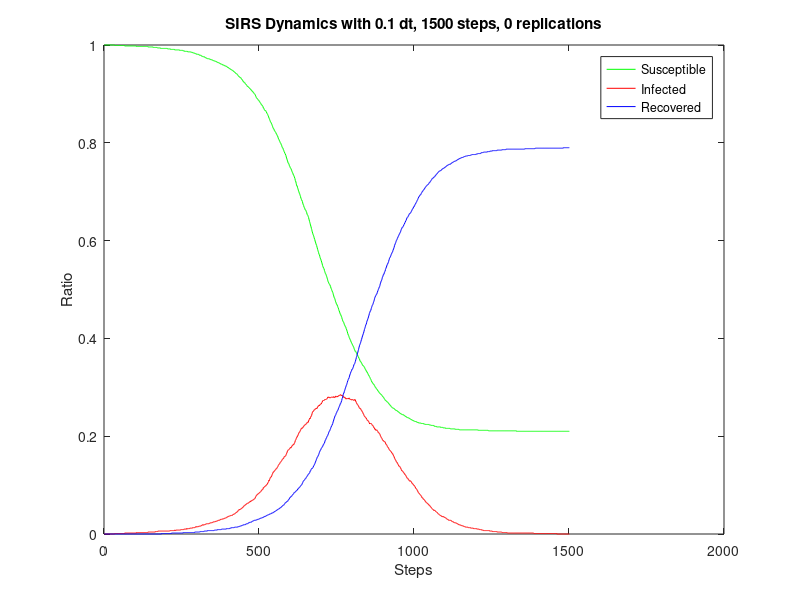

Reproduce this figure in MATLAB.
steps = 1500;
dt = 0.1;
replications = 0;
dynamics = [
1.000,0.000,0.000;
1.000,0.000,0.000;
1.000,0.000,0.000;
1.000,0.000,0.000;
1.000,0.000,0.000;
1.000,0.000,0.000;
1.000,0.000,0.000;
1.000,0.000,0.000;
1.000,0.000,0.000;
1.000,0.000,0.000;
1.000,0.000,0.000;
1.000,0.000,0.000;
1.000,0.000,0.000;
1.000,0.000,0.000;
1.000,0.000,0.000;
1.000,0.000,0.000;
1.000,0.000,0.000;
1.000,0.000,0.000;
1.000,0.000,0.000;
1.000,0.000,0.000;
1.000,0.000,0.000;
1.000,0.000,0.000;
1.000,0.000,0.000;
1.000,0.000,0.000;
1.000,0.000,0.000;
1.000,0.000,0.000;
1.000,0.000,0.000;
1.000,0.000,0.000;
1.000,0.000,0.000;
1.000,0.000,0.000;
1.000,0.000,0.000;
1.000,0.000,0.000;
1.000,0.000,0.000;
1.000,0.000,0.000;
0.999,0.001,0.000;
0.999,0.001,0.000;
0.999,0.001,0.000;
0.999,0.001,0.000;
0.999,0.001,0.000;
0.999,0.001,0.000;
0.999,0.001,0.000;
0.999,0.001,0.000;
0.999,0.001,0.000;
0.999,0.001,0.000;
0.999,0.001,0.000;
0.999,0.001,0.000;
0.999,0.001,0.000;
0.999,0.001,0.000;
0.999,0.001,0.000;
0.999,0.001,0.000;
0.999,0.001,0.000;
0.999,0.001,0.000;
0.999,0.001,0.000;
0.999,0.001,0.000;
0.999,0.001,0.000;
0.999,0.001,0.000;
0.999,0.001,0.000;
0.999,0.001,0.000;
0.999,0.001,0.000;
0.999,0.001,0.000;
0.999,0.001,0.000;
0.999,0.001,0.000;
0.999,0.001,0.000;
0.999,0.001,0.000;
0.999,0.001,0.000;
0.999,0.001,0.000;
0.998,0.002,0.000;
0.998,0.002,0.000;
0.998,0.002,0.000;
0.998,0.002,0.000;
0.998,0.002,0.000;
0.998,0.002,0.000;
0.998,0.002,0.000;
0.998,0.002,0.000;
0.998,0.002,0.000;
0.998,0.002,0.000;
0.998,0.002,0.000;
0.998,0.002,0.000;
0.998,0.002,0.000;
0.998,0.002,0.000;
0.998,0.002,0.000;
0.998,0.002,0.000;
0.998,0.002,0.000;
0.998,0.002,0.000;
0.998,0.002,0.000;
0.998,0.002,0.000;
0.998,0.002,0.000;
0.998,0.002,0.000;
0.998,0.002,0.000;
0.998,0.002,0.000;
0.998,0.002,0.000;
0.998,0.002,0.000;
0.998,0.002,0.000;
0.998,0.002,0.000;
0.998,0.002,0.000;
0.998,0.002,0.000;
0.998,0.002,0.000;
0.998,0.002,0.000;
0.998,0.002,0.000;
0.998,0.002,0.000;
0.998,0.002,0.000;
0.998,0.002,0.000;
0.998,0.002,0.000;
0.998,0.002,0.000;
0.997,0.003,0.000;
0.997,0.003,0.000;
0.997,0.003,0.000;
0.997,0.003,0.000;
0.997,0.003,0.000;
0.997,0.003,0.000;
0.997,0.003,0.000;
0.997,0.003,0.000;
0.997,0.003,0.000;
0.997,0.003,0.000;
0.997,0.003,0.000;
0.997,0.003,0.000;
0.997,0.003,0.000;
0.997,0.003,0.000;
0.997,0.003,0.000;
0.997,0.003,0.000;
0.997,0.003,0.000;
0.997,0.003,0.000;
0.997,0.003,0.000;
0.997,0.003,0.000;
0.997,0.003,0.000;
0.997,0.003,0.000;
0.997,0.003,0.000;
0.997,0.003,0.000;
0.997,0.003,0.000;
0.997,0.003,0.000;
0.997,0.003,0.000;
0.997,0.003,0.000;
0.997,0.003,0.000;
0.997,0.003,0.000;
0.997,0.003,0.000;
0.997,0.003,0.000;
0.997,0.003,0.000;
0.997,0.003,0.000;
0.997,0.003,0.000;
0.997,0.003,0.000;
0.997,0.003,0.000;
0.996,0.004,0.000;
0.996,0.004,0.000;
0.996,0.004,0.000;
0.996,0.004,0.000;
0.996,0.004,0.000;
0.996,0.004,0.000;
0.996,0.004,0.000;
0.996,0.004,0.000;
0.996,0.004,0.000;
0.996,0.004,0.000;
0.996,0.004,0.000;
0.996,0.004,0.000;
0.996,0.004,0.000;
0.996,0.004,0.000;
0.996,0.004,0.000;
0.996,0.004,0.000;
0.996,0.004,0.000;
0.995,0.004,0.000;
0.995,0.004,0.000;
0.995,0.004,0.000;
0.995,0.004,0.000;
0.995,0.004,0.000;
0.995,0.004,0.000;
0.995,0.004,0.000;
0.995,0.005,0.000;
0.995,0.005,0.000;
0.995,0.005,0.000;
0.995,0.005,0.000;
0.995,0.005,0.000;
0.995,0.005,0.000;
0.994,0.005,0.000;
0.994,0.005,0.000;
0.994,0.006,0.000;
0.994,0.006,0.000;
0.994,0.006,0.000;
0.994,0.006,0.000;
0.994,0.006,0.000;
0.994,0.006,0.000;
0.994,0.006,0.000;
0.994,0.006,0.000;
0.994,0.006,0.000;
0.993,0.006,0.000;
0.993,0.006,0.000;
0.993,0.006,0.000;
0.993,0.006,0.001;
0.993,0.006,0.001;
0.993,0.006,0.001;
0.993,0.006,0.001;
0.993,0.006,0.001;
0.993,0.006,0.001;
0.993,0.006,0.001;
0.993,0.006,0.001;
0.993,0.006,0.001;
0.993,0.006,0.001;
0.993,0.006,0.001;
0.993,0.006,0.001;
0.993,0.006,0.001;
0.993,0.006,0.001;
0.993,0.006,0.001;
0.993,0.006,0.001;
0.993,0.006,0.001;
0.993,0.006,0.001;
0.993,0.006,0.001;
0.992,0.006,0.001;
0.992,0.006,0.001;
0.992,0.006,0.001;
0.992,0.006,0.001;
0.992,0.006,0.001;
0.992,0.006,0.001;
0.992,0.006,0.001;
0.992,0.006,0.001;
0.992,0.007,0.001;
0.992,0.007,0.001;
0.991,0.007,0.001;
0.991,0.007,0.001;
0.991,0.007,0.001;
0.991,0.007,0.002;
0.991,0.007,0.002;
0.991,0.007,0.002;
0.991,0.007,0.002;
0.991,0.007,0.002;
0.991,0.007,0.002;
0.991,0.007,0.002;
0.991,0.007,0.002;
0.991,0.007,0.002;
0.991,0.007,0.002;
0.990,0.008,0.002;
0.990,0.008,0.002;
0.990,0.007,0.002;
0.990,0.007,0.002;
0.990,0.008,0.002;
0.990,0.008,0.002;
0.990,0.008,0.002;
0.990,0.008,0.002;
0.990,0.008,0.002;
0.990,0.008,0.002;
0.990,0.008,0.002;
0.990,0.008,0.002;
0.990,0.008,0.002;
0.990,0.008,0.002;
0.990,0.008,0.002;
0.990,0.008,0.002;
0.989,0.008,0.002;
0.989,0.008,0.002;
0.989,0.008,0.002;
0.989,0.008,0.002;
0.989,0.009,0.002;
0.989,0.009,0.002;
0.989,0.009,0.002;
0.989,0.009,0.002;
0.989,0.009,0.002;
0.989,0.009,0.002;
0.989,0.009,0.002;
0.988,0.009,0.002;
0.988,0.009,0.003;
0.988,0.009,0.003;
0.988,0.010,0.003;
0.988,0.010,0.003;
0.987,0.010,0.003;
0.987,0.010,0.003;
0.987,0.010,0.003;
0.987,0.010,0.003;
0.987,0.010,0.003;
0.987,0.010,0.003;
0.987,0.011,0.003;
0.987,0.010,0.003;
0.987,0.010,0.003;
0.987,0.011,0.003;
0.986,0.011,0.003;
0.986,0.011,0.003;
0.986,0.011,0.003;
0.986,0.011,0.003;
0.986,0.011,0.003;
0.986,0.011,0.003;
0.986,0.011,0.003;
0.986,0.012,0.003;
0.986,0.012,0.003;
0.986,0.012,0.003;
0.986,0.012,0.003;
0.985,0.012,0.003;
0.985,0.012,0.003;
0.985,0.012,0.003;
0.985,0.012,0.003;
0.985,0.012,0.003;
0.984,0.013,0.003;
0.984,0.013,0.003;
0.984,0.013,0.003;
0.984,0.013,0.003;
0.984,0.013,0.003;
0.983,0.013,0.003;
0.983,0.013,0.003;
0.983,0.013,0.004;
0.983,0.014,0.004;
0.982,0.014,0.004;
0.982,0.015,0.004;
0.982,0.015,0.004;
0.982,0.015,0.004;
0.981,0.014,0.004;
0.981,0.015,0.004;
0.981,0.015,0.004;
0.981,0.015,0.004;
0.981,0.015,0.004;
0.981,0.015,0.004;
0.981,0.015,0.004;
0.980,0.016,0.004;
0.980,0.016,0.004;
0.979,0.016,0.004;
0.979,0.016,0.004;
0.979,0.016,0.005;
0.979,0.016,0.005;
0.979,0.016,0.005;
0.979,0.017,0.005;
0.978,0.017,0.005;
0.977,0.018,0.005;
0.977,0.018,0.005;
0.977,0.018,0.005;
0.977,0.019,0.005;
0.976,0.019,0.005;
0.976,0.018,0.005;
0.976,0.018,0.005;
0.976,0.019,0.005;
0.976,0.019,0.006;
0.976,0.019,0.006;
0.975,0.019,0.006;
0.975,0.019,0.006;
0.974,0.020,0.006;
0.974,0.020,0.006;
0.974,0.020,0.006;
0.973,0.021,0.006;
0.973,0.021,0.006;
0.973,0.021,0.006;
0.972,0.021,0.006;
0.972,0.021,0.007;
0.972,0.021,0.007;
0.972,0.021,0.007;
0.972,0.021,0.007;
0.972,0.021,0.007;
0.972,0.021,0.007;
0.971,0.022,0.007;
0.971,0.022,0.007;
0.971,0.022,0.007;
0.971,0.023,0.007;
0.970,0.023,0.007;
0.970,0.023,0.007;
0.970,0.023,0.007;
0.970,0.023,0.007;
0.970,0.023,0.007;
0.969,0.023,0.007;
0.969,0.024,0.007;
0.969,0.024,0.007;
0.968,0.024,0.007;
0.968,0.025,0.007;
0.968,0.025,0.007;
0.968,0.025,0.007;
0.967,0.025,0.008;
0.967,0.025,0.008;
0.967,0.025,0.008;
0.967,0.025,0.008;
0.967,0.026,0.008;
0.966,0.026,0.008;
0.966,0.026,0.008;
0.966,0.026,0.008;
0.965,0.026,0.008;
0.965,0.027,0.008;
0.965,0.027,0.009;
0.964,0.027,0.009;
0.964,0.028,0.009;
0.964,0.028,0.009;
0.964,0.028,0.009;
0.963,0.028,0.009;
0.963,0.028,0.009;
0.963,0.028,0.009;
0.962,0.029,0.009;
0.962,0.029,0.009;
0.961,0.030,0.009;
0.961,0.030,0.009;
0.961,0.030,0.009;
0.961,0.030,0.010;
0.961,0.030,0.010;
0.960,0.030,0.010;
0.960,0.031,0.010;
0.959,0.031,0.010;
0.959,0.031,0.010;
0.959,0.031,0.010;
0.959,0.031,0.010;
0.959,0.031,0.010;
0.958,0.032,0.010;
0.958,0.032,0.010;
0.957,0.032,0.010;
0.957,0.033,0.010;
0.957,0.033,0.010;
0.957,0.033,0.010;
0.957,0.033,0.010;
0.956,0.033,0.011;
0.956,0.034,0.011;
0.955,0.035,0.011;
0.955,0.035,0.011;
0.954,0.035,0.011;
0.954,0.035,0.011;
0.954,0.036,0.011;
0.953,0.036,0.011;
0.953,0.036,0.011;
0.952,0.037,0.011;
0.952,0.037,0.011;
0.951,0.037,0.012;
0.951,0.037,0.012;
0.951,0.037,0.012;
0.950,0.038,0.012;
0.950,0.038,0.012;
0.949,0.038,0.013;
0.949,0.038,0.013;
0.949,0.038,0.013;
0.948,0.038,0.013;
0.948,0.039,0.013;
0.947,0.040,0.013;
0.947,0.040,0.013;
0.946,0.040,0.013;
0.946,0.041,0.013;
0.945,0.041,0.013;
0.945,0.041,0.014;
0.944,0.041,0.014;
0.944,0.042,0.014;
0.943,0.043,0.014;
0.942,0.043,0.014;
0.942,0.044,0.014;
0.941,0.044,0.014;
0.941,0.045,0.014;
0.941,0.045,0.014;
0.940,0.045,0.014;
0.939,0.046,0.014;
0.938,0.047,0.015;
0.937,0.048,0.015;
0.936,0.049,0.015;
0.936,0.049,0.015;
0.935,0.050,0.015;
0.935,0.049,0.016;
0.934,0.050,0.016;
0.934,0.050,0.016;
0.933,0.051,0.016;
0.933,0.051,0.016;
0.933,0.051,0.017;
0.931,0.052,0.017;
0.930,0.053,0.017;
0.929,0.053,0.017;
0.929,0.053,0.018;
0.928,0.054,0.018;
0.926,0.055,0.018;
0.926,0.055,0.018;
0.925,0.056,0.019;
0.925,0.057,0.019;
0.923,0.058,0.019;
0.923,0.058,0.019;
0.923,0.058,0.019;
0.922,0.059,0.019;
0.921,0.060,0.019;
0.920,0.060,0.020;
0.919,0.061,0.020;
0.919,0.061,0.021;
0.918,0.061,0.021;
0.917,0.062,0.021;
0.916,0.063,0.021;
0.915,0.063,0.021;
0.915,0.063,0.021;
0.915,0.063,0.022;
0.914,0.063,0.023;
0.913,0.064,0.023;
0.913,0.065,0.023;
0.912,0.065,0.023;
0.911,0.065,0.024;
0.911,0.066,0.024;
0.910,0.067,0.024;
0.910,0.066,0.024;
0.908,0.068,0.024;
0.908,0.068,0.024;
0.907,0.068,0.025;
0.906,0.068,0.025;
0.906,0.069,0.026;
0.905,0.069,0.026;
0.904,0.069,0.026;
0.904,0.070,0.027;
0.903,0.070,0.027;
0.902,0.071,0.027;
0.901,0.071,0.028;
0.900,0.072,0.028;
0.900,0.072,0.028;
0.899,0.073,0.028;
0.898,0.074,0.028;
0.896,0.076,0.028;
0.895,0.077,0.028;
0.893,0.078,0.029;
0.892,0.079,0.029;
0.891,0.080,0.029;
0.891,0.080,0.029;
0.890,0.081,0.030;
0.889,0.081,0.030;
0.888,0.082,0.030;
0.887,0.083,0.030;
0.887,0.083,0.030;
0.886,0.083,0.031;
0.885,0.084,0.031;
0.884,0.085,0.031;
0.883,0.085,0.032;
0.882,0.086,0.032;
0.881,0.086,0.032;
0.880,0.087,0.032;
0.879,0.088,0.033;
0.878,0.089,0.033;
0.877,0.090,0.033;
0.877,0.090,0.033;
0.876,0.091,0.033;
0.875,0.091,0.034;
0.874,0.092,0.034;
0.871,0.095,0.034;
0.871,0.095,0.035;
0.870,0.095,0.035;
0.868,0.096,0.035;
0.867,0.097,0.036;
0.866,0.097,0.036;
0.866,0.098,0.036;
0.866,0.098,0.036;
0.865,0.098,0.037;
0.864,0.100,0.037;
0.863,0.100,0.037;
0.861,0.101,0.038;
0.860,0.102,0.038;
0.859,0.102,0.039;
0.858,0.104,0.039;
0.856,0.105,0.039;
0.855,0.106,0.039;
0.853,0.107,0.039;
0.851,0.110,0.040;
0.850,0.109,0.040;
0.848,0.111,0.041;
0.846,0.113,0.041;
0.845,0.114,0.041;
0.843,0.116,0.041;
0.842,0.116,0.041;
0.841,0.117,0.042;
0.840,0.117,0.042;
0.838,0.119,0.043;
0.837,0.121,0.043;
0.835,0.122,0.043;
0.833,0.124,0.043;
0.831,0.125,0.043;
0.830,0.127,0.044;
0.829,0.127,0.044;
0.828,0.127,0.045;
0.826,0.129,0.045;
0.825,0.129,0.046;
0.824,0.130,0.046;
0.823,0.131,0.046;
0.822,0.131,0.047;
0.821,0.132,0.047;
0.820,0.133,0.048;
0.818,0.134,0.048;
0.817,0.134,0.049;
0.816,0.135,0.049;
0.815,0.136,0.049;
0.814,0.137,0.050;
0.812,0.138,0.050;
0.810,0.140,0.051;
0.808,0.141,0.051;
0.807,0.142,0.051;
0.806,0.143,0.052;
0.804,0.143,0.052;
0.803,0.144,0.053;
0.801,0.146,0.053;
0.800,0.147,0.054;
0.799,0.147,0.054;
0.798,0.148,0.055;
0.796,0.149,0.055;
0.795,0.150,0.056;
0.792,0.151,0.056;
0.791,0.152,0.057;
0.790,0.153,0.058;
0.789,0.154,0.058;
0.787,0.154,0.059;
0.786,0.154,0.059;
0.784,0.156,0.059;
0.782,0.158,0.060;
0.781,0.158,0.061;
0.779,0.159,0.062;
0.778,0.159,0.063;
0.777,0.159,0.064;
0.775,0.160,0.064;
0.774,0.161,0.065;
0.771,0.163,0.065;
0.769,0.165,0.066;
0.767,0.166,0.066;
0.765,0.168,0.067;
0.763,0.170,0.067;
0.761,0.171,0.067;
0.759,0.172,0.069;
0.758,0.172,0.070;
0.757,0.172,0.071;
0.756,0.173,0.071;
0.753,0.174,0.072;
0.752,0.175,0.074;
0.751,0.176,0.074;
0.749,0.176,0.075;
0.748,0.177,0.075;
0.747,0.176,0.077;
0.746,0.177,0.077;
0.744,0.179,0.077;
0.742,0.180,0.078;
0.741,0.180,0.079;
0.739,0.181,0.080;
0.738,0.181,0.081;
0.736,0.183,0.081;
0.734,0.184,0.082;
0.733,0.183,0.083;
0.732,0.184,0.084;
0.731,0.185,0.085;
0.728,0.187,0.085;
0.727,0.188,0.085;
0.723,0.191,0.086;
0.722,0.192,0.087;
0.720,0.193,0.087;
0.717,0.195,0.088;
0.714,0.197,0.089;
0.712,0.198,0.089;
0.712,0.198,0.090;
0.709,0.201,0.090;
0.707,0.201,0.092;
0.705,0.202,0.092;
0.703,0.204,0.093;
0.701,0.206,0.094;
0.699,0.207,0.094;
0.697,0.208,0.095;
0.696,0.208,0.096;
0.694,0.210,0.096;
0.692,0.211,0.097;
0.690,0.212,0.098;
0.687,0.214,0.099;
0.686,0.215,0.100;
0.684,0.216,0.100;
0.682,0.217,0.101;
0.682,0.216,0.102;
0.680,0.217,0.104;
0.677,0.217,0.105;
0.675,0.219,0.107;
0.673,0.219,0.108;
0.672,0.220,0.109;
0.669,0.221,0.109;
0.668,0.222,0.110;
0.667,0.222,0.111;
0.665,0.223,0.112;
0.663,0.224,0.113;
0.663,0.224,0.113;
0.662,0.225,0.114;
0.660,0.225,0.115;
0.659,0.225,0.116;
0.657,0.226,0.117;
0.654,0.228,0.118;
0.653,0.229,0.119;
0.652,0.229,0.120;
0.651,0.228,0.121;
0.649,0.229,0.122;
0.647,0.231,0.123;
0.644,0.233,0.123;
0.642,0.234,0.124;
0.639,0.235,0.125;
0.637,0.237,0.126;
0.635,0.236,0.129;
0.632,0.238,0.129;
0.630,0.240,0.130;
0.628,0.240,0.132;
0.625,0.242,0.133;
0.623,0.243,0.134;
0.620,0.246,0.134;
0.618,0.248,0.134;
0.615,0.250,0.135;
0.613,0.250,0.136;
0.612,0.251,0.137;
0.610,0.251,0.139;
0.608,0.253,0.140;
0.606,0.254,0.141;
0.603,0.254,0.142;
0.602,0.254,0.144;
0.599,0.256,0.145;
0.597,0.256,0.147;
0.595,0.256,0.149;
0.593,0.257,0.150;
0.591,0.257,0.152;
0.590,0.256,0.154;
0.587,0.257,0.155;
0.585,0.258,0.157;
0.582,0.260,0.158;
0.580,0.260,0.159;
0.578,0.262,0.160;
0.576,0.262,0.162;
0.573,0.263,0.163;
0.572,0.263,0.165;
0.571,0.262,0.167;
0.568,0.264,0.169;
0.565,0.265,0.170;
0.564,0.265,0.171;
0.562,0.266,0.172;
0.560,0.266,0.174;
0.559,0.266,0.175;
0.556,0.268,0.176;
0.554,0.269,0.177;
0.552,0.270,0.178;
0.549,0.272,0.179;
0.547,0.273,0.180;
0.546,0.273,0.182;
0.544,0.273,0.183;
0.543,0.273,0.184;
0.542,0.273,0.185;
0.539,0.274,0.186;
0.537,0.275,0.188;
0.535,0.275,0.190;
0.533,0.275,0.192;
0.532,0.275,0.193;
0.531,0.275,0.194;
0.529,0.276,0.196;
0.527,0.276,0.197;
0.525,0.276,0.199;
0.523,0.277,0.200;
0.521,0.278,0.201;
0.518,0.280,0.202;
0.516,0.280,0.204;
0.515,0.280,0.205;
0.513,0.279,0.208;
0.512,0.280,0.209;
0.511,0.279,0.210;
0.510,0.279,0.211;
0.509,0.278,0.213;
0.507,0.279,0.214;
0.506,0.279,0.216;
0.503,0.279,0.218;
0.502,0.280,0.219;
0.500,0.280,0.221;
0.498,0.280,0.222;
0.497,0.280,0.223;
0.495,0.280,0.225;
0.494,0.280,0.226;
0.492,0.279,0.229;
0.489,0.280,0.231;
0.487,0.281,0.233;
0.485,0.280,0.235;
0.483,0.280,0.237;
0.482,0.279,0.239;
0.480,0.279,0.241;
0.478,0.280,0.242;
0.475,0.282,0.243;
0.474,0.282,0.244;
0.472,0.281,0.247;
0.470,0.281,0.248;
0.469,0.281,0.249;
0.469,0.280,0.251;
0.466,0.282,0.252;
0.465,0.281,0.253;
0.463,0.282,0.254;
0.462,0.282,0.256;
0.459,0.283,0.258;
0.457,0.283,0.259;
0.456,0.283,0.261;
0.454,0.284,0.262;
0.452,0.284,0.264;
0.450,0.284,0.266;
0.449,0.285,0.267;
0.448,0.284,0.268;
0.446,0.284,0.269;
0.445,0.283,0.272;
0.443,0.284,0.273;
0.440,0.283,0.277;
0.439,0.283,0.278;
0.436,0.283,0.280;
0.435,0.282,0.283;
0.434,0.280,0.286;
0.433,0.280,0.288;
0.431,0.280,0.288;
0.429,0.279,0.291;
0.428,0.280,0.293;
0.426,0.280,0.295;
0.425,0.278,0.297;
0.424,0.277,0.299;
0.423,0.276,0.301;
0.420,0.277,0.303;
0.419,0.277,0.304;
0.417,0.276,0.306;
0.415,0.277,0.308;
0.414,0.277,0.310;
0.410,0.277,0.313;
0.409,0.277,0.314;
0.407,0.277,0.316;
0.406,0.276,0.318;
0.404,0.278,0.318;
0.402,0.278,0.320;
0.400,0.277,0.323;
0.399,0.276,0.325;
0.398,0.275,0.327;
0.396,0.275,0.328;
0.395,0.275,0.331;
0.393,0.275,0.332;
0.392,0.275,0.333;
0.390,0.274,0.335;
0.389,0.274,0.337;
0.388,0.275,0.337;
0.386,0.275,0.338;
0.385,0.275,0.340;
0.384,0.274,0.341;
0.383,0.274,0.343;
0.381,0.273,0.346;
0.379,0.273,0.347;
0.377,0.275,0.348;
0.376,0.275,0.349;
0.374,0.275,0.351;
0.373,0.274,0.353;
0.373,0.271,0.356;
0.372,0.271,0.358;
0.371,0.269,0.361;
0.370,0.267,0.363;
0.368,0.267,0.365;
0.367,0.265,0.368;
0.366,0.264,0.370;
0.364,0.264,0.372;
0.363,0.263,0.375;
0.362,0.262,0.377;
0.360,0.260,0.380;
0.359,0.259,0.382;
0.358,0.257,0.385;
0.356,0.257,0.387;
0.354,0.257,0.388;
0.353,0.257,0.390;
0.352,0.256,0.392;
0.352,0.254,0.394;
0.351,0.253,0.397;
0.349,0.253,0.398;
0.348,0.251,0.401;
0.347,0.250,0.403;
0.345,0.250,0.405;
0.345,0.248,0.407;
0.344,0.246,0.409;
0.344,0.246,0.410;
0.343,0.244,0.413;
0.342,0.242,0.415;
0.341,0.241,0.418;
0.340,0.240,0.420;
0.338,0.240,0.422;
0.337,0.239,0.424;
0.336,0.238,0.427;
0.335,0.237,0.428;
0.333,0.237,0.429;
0.333,0.235,0.432;
0.331,0.234,0.435;
0.331,0.233,0.436;
0.329,0.232,0.438;
0.328,0.232,0.440;
0.327,0.232,0.441;
0.326,0.230,0.444;
0.324,0.230,0.446;
0.324,0.228,0.448;
0.322,0.227,0.451;
0.321,0.225,0.453;
0.320,0.226,0.454;
0.318,0.226,0.456;
0.317,0.226,0.457;
0.316,0.226,0.458;
0.314,0.226,0.461;
0.313,0.225,0.463;
0.311,0.224,0.465;
0.310,0.223,0.467;
0.310,0.222,0.468;
0.308,0.222,0.469;
0.307,0.221,0.471;
0.307,0.220,0.473;
0.306,0.219,0.475;
0.306,0.217,0.477;
0.304,0.217,0.479;
0.303,0.215,0.482;
0.302,0.214,0.484;
0.300,0.215,0.485;
0.300,0.213,0.487;
0.299,0.212,0.488;
0.298,0.212,0.489;
0.297,0.213,0.490;
0.296,0.213,0.491;
0.296,0.212,0.493;
0.295,0.211,0.494;
0.293,0.210,0.497;
0.293,0.209,0.498;
0.292,0.207,0.500;
0.291,0.207,0.502;
0.290,0.207,0.503;
0.289,0.206,0.505;
0.288,0.205,0.506;
0.288,0.204,0.508;
0.287,0.202,0.511;
0.286,0.200,0.513;
0.286,0.199,0.515;
0.285,0.198,0.517;
0.285,0.197,0.518;
0.284,0.196,0.520;
0.283,0.195,0.522;
0.282,0.193,0.525;
0.281,0.192,0.526;
0.281,0.192,0.528;
0.280,0.190,0.530;
0.279,0.190,0.531;
0.278,0.190,0.531;
0.277,0.189,0.534;
0.276,0.189,0.535;
0.275,0.188,0.537;
0.274,0.188,0.538;
0.273,0.187,0.541;
0.273,0.184,0.543;
0.272,0.183,0.544;
0.272,0.183,0.546;
0.271,0.182,0.548;
0.270,0.181,0.550;
0.270,0.179,0.551;
0.270,0.178,0.552;
0.269,0.177,0.554;
0.268,0.177,0.555;
0.267,0.175,0.557;
0.266,0.174,0.560;
0.266,0.173,0.561;
0.265,0.172,0.564;
0.264,0.171,0.565;
0.263,0.171,0.566;
0.263,0.170,0.567;
0.262,0.169,0.569;
0.261,0.168,0.571;
0.260,0.168,0.572;
0.260,0.166,0.574;
0.259,0.165,0.575;
0.258,0.165,0.576;
0.258,0.165,0.577;
0.258,0.162,0.580;
0.257,0.162,0.581;
0.257,0.160,0.583;
0.257,0.159,0.585;
0.256,0.158,0.586;
0.256,0.155,0.590;
0.255,0.154,0.591;
0.254,0.153,0.593;
0.254,0.152,0.594;
0.253,0.151,0.596;
0.253,0.149,0.598;
0.253,0.148,0.600;
0.252,0.147,0.601;
0.252,0.147,0.602;
0.252,0.145,0.604;
0.251,0.144,0.605;
0.250,0.143,0.607;
0.250,0.142,0.608;
0.250,0.141,0.610;
0.249,0.139,0.611;
0.249,0.139,0.612;
0.248,0.138,0.614;
0.247,0.138,0.615;
0.247,0.137,0.616;
0.247,0.136,0.617;
0.246,0.135,0.619;
0.246,0.133,0.621;
0.245,0.132,0.623;
0.245,0.131,0.624;
0.245,0.129,0.626;
0.244,0.129,0.627;
0.244,0.129,0.627;
0.244,0.128,0.628;
0.244,0.127,0.629;
0.244,0.126,0.630;
0.243,0.125,0.632;
0.243,0.124,0.633;
0.242,0.124,0.634;
0.242,0.123,0.636;
0.241,0.121,0.637;
0.241,0.121,0.638;
0.240,0.120,0.640;
0.240,0.119,0.641;
0.240,0.118,0.642;
0.239,0.117,0.644;
0.239,0.115,0.646;
0.238,0.114,0.647;
0.238,0.114,0.648;
0.238,0.114,0.648;
0.238,0.113,0.649;
0.237,0.111,0.651;
0.237,0.111,0.652;
0.237,0.110,0.653;
0.237,0.109,0.655;
0.236,0.108,0.655;
0.236,0.108,0.656;
0.235,0.109,0.656;
0.235,0.108,0.657;
0.234,0.108,0.658;
0.234,0.107,0.659;
0.234,0.106,0.660;
0.233,0.104,0.662;
0.233,0.104,0.663;
0.233,0.103,0.664;
0.232,0.103,0.665;
0.232,0.101,0.667;
0.232,0.101,0.667;
0.231,0.100,0.669;
0.231,0.100,0.669;
0.231,0.098,0.671;
0.231,0.098,0.672;
0.230,0.097,0.673;
0.230,0.096,0.674;
0.230,0.094,0.676;
0.230,0.093,0.676;
0.230,0.093,0.678;
0.229,0.092,0.679;
0.229,0.091,0.680;
0.229,0.090,0.682;
0.228,0.089,0.683;
0.228,0.088,0.684;
0.228,0.086,0.686;
0.228,0.085,0.687;
0.227,0.084,0.689;
0.227,0.083,0.690;
0.227,0.083,0.690;
0.227,0.082,0.692;
0.227,0.081,0.693;
0.227,0.080,0.693;
0.227,0.080,0.694;
0.227,0.079,0.694;
0.226,0.078,0.696;
0.226,0.077,0.697;
0.226,0.076,0.698;
0.226,0.074,0.700;
0.226,0.074,0.700;
0.226,0.074,0.701;
0.226,0.073,0.702;
0.226,0.071,0.703;
0.225,0.071,0.704;
0.225,0.071,0.704;
0.225,0.070,0.705;
0.225,0.069,0.707;
0.225,0.068,0.707;
0.224,0.068,0.708;
0.224,0.066,0.709;
0.224,0.066,0.710;
0.224,0.065,0.711;
0.224,0.064,0.712;
0.224,0.064,0.712;
0.224,0.063,0.713;
0.224,0.063,0.714;
0.224,0.062,0.714;
0.224,0.061,0.715;
0.224,0.061,0.715;
0.224,0.061,0.716;
0.224,0.059,0.717;
0.223,0.059,0.718;
0.223,0.058,0.719;
0.223,0.058,0.719;
0.223,0.057,0.720;
0.223,0.056,0.721;
0.223,0.055,0.722;
0.222,0.055,0.723;
0.222,0.054,0.724;
0.222,0.053,0.725;
0.222,0.052,0.726;
0.222,0.051,0.727;
0.222,0.051,0.727;
0.222,0.050,0.728;
0.222,0.050,0.728;
0.222,0.049,0.729;
0.221,0.048,0.730;
0.221,0.049,0.730;
0.221,0.049,0.730;
0.220,0.048,0.731;
0.220,0.048,0.732;
0.220,0.047,0.733;
0.220,0.046,0.734;
0.220,0.046,0.734;
0.220,0.045,0.735;
0.219,0.045,0.736;
0.219,0.044,0.737;
0.219,0.044,0.737;
0.219,0.043,0.738;
0.219,0.042,0.739;
0.219,0.041,0.740;
0.219,0.041,0.740;
0.219,0.041,0.741;
0.219,0.040,0.742;
0.219,0.039,0.742;
0.219,0.039,0.742;
0.219,0.038,0.743;
0.219,0.038,0.743;
0.218,0.038,0.743;
0.218,0.037,0.744;
0.218,0.037,0.744;
0.218,0.036,0.745;
0.218,0.036,0.746;
0.218,0.036,0.746;
0.218,0.035,0.747;
0.218,0.035,0.747;
0.217,0.036,0.747;
0.217,0.035,0.748;
0.217,0.035,0.748;
0.217,0.035,0.748;
0.217,0.034,0.749;
0.217,0.034,0.750;
0.217,0.034,0.750;
0.217,0.033,0.750;
0.216,0.033,0.751;
0.216,0.033,0.751;
0.216,0.032,0.752;
0.216,0.031,0.753;
0.216,0.031,0.753;
0.216,0.030,0.753;
0.216,0.030,0.754;
0.216,0.030,0.754;
0.216,0.029,0.755;
0.216,0.029,0.755;
0.216,0.028,0.755;
0.216,0.028,0.756;
0.216,0.028,0.756;
0.216,0.028,0.756;
0.216,0.028,0.756;
0.215,0.028,0.756;
0.215,0.028,0.757;
0.215,0.028,0.757;
0.215,0.027,0.758;
0.215,0.027,0.758;
0.215,0.026,0.759;
0.215,0.026,0.759;
0.215,0.025,0.760;
0.215,0.025,0.760;
0.215,0.025,0.760;
0.215,0.025,0.761;
0.215,0.024,0.761;
0.215,0.024,0.762;
0.215,0.023,0.762;
0.215,0.023,0.762;
0.215,0.023,0.762;
0.214,0.023,0.763;
0.214,0.023,0.763;
0.214,0.023,0.763;
0.214,0.022,0.763;
0.214,0.022,0.764;
0.214,0.022,0.764;
0.214,0.021,0.765;
0.214,0.021,0.765;
0.214,0.021,0.766;
0.214,0.020,0.766;
0.214,0.020,0.766;
0.214,0.019,0.767;
0.214,0.019,0.767;
0.213,0.019,0.767;
0.213,0.019,0.768;
0.213,0.019,0.768;
0.213,0.018,0.768;
0.213,0.018,0.769;
0.213,0.018,0.769;
0.213,0.018,0.769;
0.213,0.017,0.769;
0.213,0.017,0.770;
0.213,0.017,0.770;
0.213,0.017,0.770;
0.213,0.017,0.770;
0.213,0.016,0.770;
0.213,0.016,0.771;
0.213,0.016,0.771;
0.213,0.016,0.771;
0.213,0.015,0.772;
0.213,0.015,0.772;
0.213,0.015,0.772;
0.213,0.015,0.772;
0.213,0.014,0.773;
0.213,0.014,0.773;
0.213,0.014,0.773;
0.213,0.014,0.773;
0.213,0.014,0.773;
0.213,0.014,0.773;
0.213,0.014,0.773;
0.213,0.014,0.773;
0.213,0.014,0.774;
0.213,0.013,0.774;
0.213,0.013,0.774;
0.213,0.013,0.774;
0.213,0.013,0.774;
0.213,0.013,0.774;
0.213,0.013,0.774;
0.213,0.013,0.774;
0.213,0.013,0.775;
0.213,0.012,0.775;
0.213,0.012,0.775;
0.213,0.012,0.775;
0.213,0.012,0.775;
0.213,0.012,0.776;
0.213,0.012,0.776;
0.213,0.012,0.776;
0.213,0.012,0.776;
0.213,0.012,0.776;
0.213,0.011,0.776;
0.213,0.011,0.776;
0.213,0.011,0.776;
0.213,0.011,0.776;
0.213,0.011,0.776;
0.213,0.011,0.776;
0.213,0.011,0.776;
0.213,0.011,0.776;
0.213,0.011,0.777;
0.213,0.011,0.777;
0.213,0.011,0.777;
0.213,0.010,0.777;
0.213,0.010,0.777;
0.213,0.010,0.777;
0.213,0.010,0.778;
0.212,0.010,0.778;
0.212,0.010,0.778;
0.212,0.010,0.778;
0.212,0.010,0.778;
0.212,0.009,0.778;
0.212,0.009,0.778;
0.212,0.009,0.778;
0.212,0.009,0.778;
0.212,0.009,0.779;
0.212,0.009,0.779;
0.212,0.009,0.779;
0.212,0.008,0.780;
0.212,0.008,0.780;
0.212,0.008,0.780;
0.212,0.008,0.780;
0.212,0.008,0.780;
0.212,0.008,0.780;
0.212,0.007,0.781;
0.212,0.007,0.781;
0.212,0.007,0.781;
0.212,0.007,0.781;
0.212,0.007,0.781;
0.212,0.007,0.781;
0.212,0.007,0.781;
0.212,0.007,0.781;
0.212,0.007,0.781;
0.212,0.007,0.781;
0.212,0.007,0.781;
0.212,0.007,0.781;
0.212,0.007,0.781;
0.212,0.007,0.782;
0.212,0.007,0.782;
0.212,0.007,0.782;
0.211,0.007,0.782;
0.211,0.007,0.782;
0.211,0.007,0.782;
0.211,0.007,0.782;
0.211,0.006,0.782;
0.211,0.006,0.783;
0.211,0.006,0.783;
0.211,0.006,0.783;
0.211,0.006,0.783;
0.211,0.006,0.783;
0.211,0.006,0.783;
0.211,0.006,0.783;
0.211,0.006,0.783;
0.211,0.005,0.784;
0.211,0.005,0.784;
0.211,0.005,0.784;
0.211,0.005,0.784;
0.211,0.005,0.784;
0.211,0.005,0.784;
0.211,0.005,0.784;
0.211,0.005,0.784;
0.211,0.005,0.784;
0.211,0.005,0.784;
0.211,0.005,0.784;
0.211,0.005,0.784;
0.211,0.005,0.784;
0.211,0.005,0.784;
0.211,0.005,0.784;
0.211,0.004,0.785;
0.211,0.004,0.785;
0.211,0.004,0.785;
0.211,0.004,0.785;
0.211,0.004,0.785;
0.211,0.004,0.785;
0.211,0.004,0.785;
0.211,0.004,0.785;
0.211,0.004,0.785;
0.211,0.004,0.785;
0.211,0.004,0.785;
0.211,0.004,0.785;
0.211,0.004,0.785;
0.211,0.004,0.785;
0.211,0.004,0.785;
0.211,0.004,0.785;
0.211,0.003,0.786;
0.211,0.003,0.786;
0.211,0.003,0.786;
0.211,0.003,0.786;
0.211,0.003,0.786;
0.211,0.003,0.786;
0.211,0.003,0.786;
0.211,0.003,0.786;
0.211,0.003,0.786;
0.211,0.003,0.786;
0.211,0.003,0.786;
0.211,0.003,0.786;
0.211,0.003,0.786;
0.211,0.003,0.787;
0.211,0.003,0.787;
0.211,0.003,0.787;
0.211,0.003,0.787;
0.211,0.002,0.787;
0.211,0.002,0.787;
0.211,0.002,0.787;
0.211,0.002,0.787;
0.211,0.002,0.787;
0.211,0.002,0.787;
0.211,0.002,0.787;
0.211,0.002,0.787;
0.211,0.002,0.787;
0.211,0.002,0.787;
0.211,0.002,0.787;
0.211,0.002,0.787;
0.211,0.002,0.787;
0.211,0.002,0.787;
0.211,0.002,0.787;
0.211,0.002,0.787;
0.211,0.002,0.787;
0.211,0.002,0.787;
0.211,0.002,0.787;
0.211,0.002,0.787;
0.211,0.002,0.787;
0.211,0.002,0.787;
0.211,0.002,0.787;
0.211,0.002,0.787;
0.211,0.002,0.787;
0.211,0.002,0.787;
0.211,0.002,0.787;
0.211,0.002,0.787;
0.211,0.002,0.787;
0.211,0.002,0.787;
0.210,0.002,0.787;
0.210,0.002,0.787;
0.210,0.002,0.787;
0.210,0.002,0.787;
0.210,0.002,0.787;
0.210,0.002,0.787;
0.210,0.002,0.787;
0.210,0.002,0.787;
0.210,0.002,0.787;
0.210,0.002,0.787;
0.210,0.002,0.787;
0.210,0.002,0.787;
0.210,0.002,0.787;
0.210,0.002,0.787;
0.210,0.002,0.787;
0.210,0.002,0.787;
0.210,0.002,0.787;
0.210,0.002,0.787;
0.210,0.002,0.787;
0.210,0.002,0.787;
0.210,0.002,0.787;
0.210,0.002,0.787;
0.210,0.002,0.787;
0.210,0.002,0.787;
0.210,0.002,0.787;
0.210,0.002,0.787;
0.210,0.002,0.787;
0.210,0.002,0.788;
0.210,0.002,0.788;
0.210,0.002,0.788;
0.210,0.002,0.788;
0.210,0.002,0.788;
0.210,0.002,0.788;
0.210,0.002,0.788;
0.210,0.002,0.788;
0.210,0.002,0.788;
0.210,0.002,0.788;
0.210,0.002,0.788;
0.210,0.002,0.788;
0.210,0.002,0.788;
0.210,0.002,0.788;
0.210,0.002,0.788;
0.210,0.002,0.788;
0.210,0.002,0.788;
0.210,0.002,0.788;
0.210,0.002,0.788;
0.210,0.002,0.788;
0.210,0.002,0.788;
0.210,0.002,0.788;
0.210,0.002,0.788;
0.210,0.002,0.788;
0.210,0.002,0.788;
0.210,0.002,0.788;
0.210,0.002,0.788;
0.210,0.002,0.788;
0.210,0.002,0.788;
0.210,0.001,0.788;
0.210,0.001,0.788;
0.210,0.001,0.788;
0.210,0.001,0.788;
0.210,0.001,0.789;
0.210,0.001,0.789;
0.210,0.001,0.789;
0.210,0.001,0.789;
0.210,0.001,0.789;
0.210,0.001,0.789;
0.210,0.001,0.789;
0.210,0.001,0.789;
0.210,0.001,0.789;
0.210,0.001,0.789;
0.210,0.001,0.789;
0.210,0.001,0.789;
0.210,0.001,0.789;
0.210,0.001,0.789;
0.210,0.001,0.789;
0.210,0.001,0.789;
0.210,0.001,0.789;
0.210,0.001,0.789;
0.210,0.001,0.789;
0.210,0.001,0.789;
0.210,0.001,0.789;
0.210,0.001,0.789;
0.210,0.001,0.789;
0.210,0.001,0.789;
0.210,0.001,0.789;
0.210,0.001,0.789;
0.210,0.001,0.789;
0.210,0.001,0.789;
0.210,0.001,0.789;
0.210,0.001,0.789;
0.210,0.001,0.789;
0.210,0.001,0.789;
0.210,0.001,0.789;
0.210,0.001,0.789;
0.210,0.001,0.789;
0.210,0.001,0.789;
0.210,0.001,0.789;
0.210,0.001,0.789;
0.210,0.001,0.789;
0.210,0.001,0.789;
0.210,0.001,0.789;
0.210,0.001,0.789;
0.210,0.001,0.789;
0.210,0.001,0.789;
0.210,0.001,0.789;
0.210,0.001,0.789;
0.210,0.001,0.789;
0.210,0.001,0.789;
0.210,0.001,0.789;
0.210,0.001,0.789;
0.210,0.001,0.789;
0.210,0.001,0.789;
0.210,0.001,0.789;
0.210,0.001,0.789;
0.210,0.001,0.789;
0.210,0.001,0.789;
0.210,0.001,0.789;
0.210,0.001,0.789;
0.210,0.001,0.789;
0.210,0.001,0.789;
0.210,0.001,0.789;
0.210,0.001,0.789;
0.210,0.001,0.789;
0.210,0.001,0.789;
0.210,0.001,0.789;
0.210,0.001,0.789;
0.210,0.001,0.789;
0.210,0.001,0.789;
0.210,0.001,0.789;
0.210,0.001,0.789;
0.210,0.000,0.789;
0.210,0.000,0.789;
0.210,0.000,0.789;
0.210,0.000,0.789;
0.210,0.000,0.789;
0.210,0.000,0.789;
0.210,0.000,0.789;
0.210,0.000,0.789;
0.210,0.000,0.789;
0.210,0.000,0.789;
0.210,0.000,0.789;
0.210,0.000,0.789;
0.210,0.000,0.789;
0.210,0.000,0.789;
0.210,0.000,0.789;
0.210,0.000,0.789;
0.210,0.000,0.789;
0.210,0.000,0.789;
0.210,0.000,0.789;
0.210,0.000,0.789;
0.210,0.000,0.789;
0.210,0.000,0.790;
0.210,0.000,0.790;
0.210,0.000,0.790;
0.210,0.000,0.790;
0.210,0.000,0.790;
0.210,0.000,0.790;
0.210,0.000,0.790;
0.210,0.000,0.790;
0.210,0.000,0.790;
0.210,0.000,0.790;
0.210,0.000,0.790;
0.210,0.000,0.790;
0.210,0.000,0.790;
0.210,0.000,0.790;
0.210,0.000,0.790;
0.210,0.000,0.790;
0.210,0.000,0.790;
0.210,0.000,0.790;
0.210,0.000,0.790;
0.210,0.000,0.790;
];
susceptibleRatio = dynamics (:, 1);
infectedRatio = dynamics (:, 2);
recoveredRatio = dynamics (:, 3);
figure
plot (susceptibleRatio.', 'color', 'green');
hold on
plot (infectedRatio.', 'color', 'red');
hold on
plot (recoveredRatio.', 'color', 'blue');
xlabel ('Steps');
ylabel ('Ratio');
legend('Susceptible','Infected', 'Recovered');
title ('SIRS Dynamics with 0.1 dt, 1500 steps, 0 replications');
